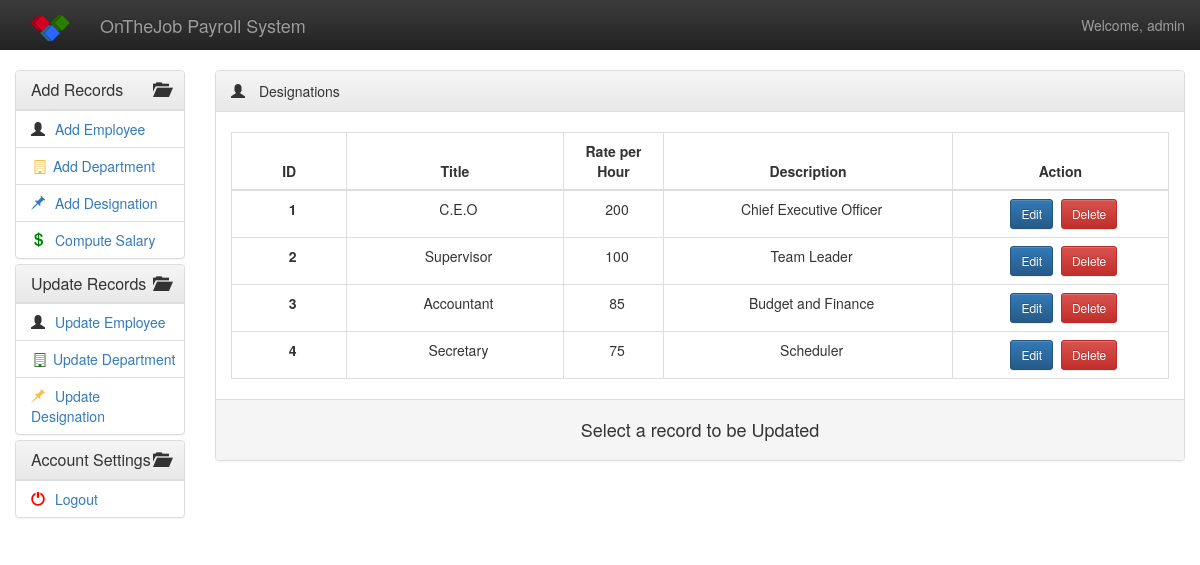
The app's page /designation.php (signed in) with its own data.
### tables this page shows
CREATE TABLE `designation` (
  `jobid` int(11) NOT NULL AUTO_INCREMENT,
  `jobtitle` varchar(255) DEFAULT NULL,
  `jobrate` varchar(255) DEFAULT NULL,
  `jobdesc` varchar(255) DEFAULT NULL,
  PRIMARY KEY (`jobid`),
  UNIQUE KEY `jobtitle` (`jobtitle`)
);

### designation.php (the view, shortened to what this page needs)
<?php
if ($_SESSION['username']) {
?>
<!DOCTYPE html>
<html>
	<head>
			<link rel="stylesheet" href="res/css/bootstrap.min.css">
			<link rel="stylesheet" href="res/css/bootstrap-theme.min.css">
			<link rel="stylesheet" href="res/css/panel-pos.css">
			<link rel="stylesheet" href="res/css/font-awesome.min.css">
			<link rel="stylesheet" href="res/css/custom.css">
	</head>
	<body>
		<nav class="nav navbar-inverse navbar-fixed-top">
			<div class="container-fluid">
				<div class="navbar-header">
					<a class="navbar-brand" href="#" title="Home">
						<img style="max-width: 40px;" src="res/Logo.png">
					</a>
					<a class="navbar-brand" href="home.php">OnTheJob Payroll System</a>
				</div>
				<div class="container-fluid">
					<p class="navbar-text navbar-right">Welcome, <?php echo $_SESSION['username']; ?></p>
				</div>
				<?php
					} else {
						die('Access Denied.<br>Please Log in <a href="/system">here</a>.');
					}
				?>
			</div>
		</nav>
		<div class="container-fluid">
			<div class="row">
				<div class="col-md-2">
					<div class="panel-group" id="accordion">
						<div class="panel panel-default">
							<div class="panel-heading">
								<h4 class="panel-title">
									<a class="accordion-toggle" data-toggle="collapse" data-parent="#accordion1" href="#dshCollapse">
										Add Records
									</a>
								</h4>
							</div>
							<div id="dshCollapse" class="panel-collapse collapse in">
								<div class="panel-body">
									<table class="table">
										<tr>
											<td>
												<span class="glyphicon glyphicon-user"></span><a href="addEmp.php">Add Employee</a>
											</td>
										</tr>
										<tr>
											<td>
												<span class="fa fa-building-o fa-fw"  style="color:#F9BF3D"></span><a href="addDept.php"> Add Department</a>
											</td>
										</tr>
										<tr>
											<td>
												<span class="glyphicon glyphicon-pushpin text-primary" ></span><a href="addDesig.php">Add Designation</a>
											</td>
										</tr>
										<tr>
											<td>
												<span class="glyphicon glyphicon-usd" style="color:green"></span><a href="computeSalary.php">Compute Salary</a>
											</td>
										</tr>
									</table>
								</div>
							</div>
						</div>
						<div class="panel panel-default">
							<div class="panel-heading">
								<h4 class="panel-title">
									<a class="accordion-toggle" id="li-toggle" data-toggle="collapse" data-parent="#accordion2" href="#liCollapse">
										Update Records
									</a>
								</h4>
							</div>
							<div id="liCollapse" class="panel-collapse collapse in">
								<div class="panel-body">
									<table class="table">
										<tr>
											<td>
												<span class="glyphicon glyphicon-user"></span><a href="employee.php">Update Employee</a>
											</td>
										</tr>
										<tr>
											<td>
												<span class="fa fa-building-o fa-fw text-success"></span><a href="department.php"> Update Department</a>
											</td>
										</tr>
										<tr>
											<td>
												<span class="glyphicon glyphicon-pushpin text-warning" style="color:#F9BF3D"></span><a href="designation.php">Update Designation</a>
											</td>
										</tr>
									</table>
								</div>
							</div>
						</div>
						<div class="panel panel-default">
							<div class="panel-heading">
								<h4 class="panel-title">
									<a class="accordion-toggle" id="last-toggle" data-toggle="collapse" data-parent="#accordion3" href="#lastCollapse">
										Account Settings
									</a>
								</h4>
							</div>
							<div id="lastCollapse" class="panel-collapse collapse in">
								<div class="panel-body">
									<table class="table">
										<tr>
											<td>
												<span class="glyphicon glyphicon-off" style="color:red"></span><?php echo '<a href="logout.php ">Logout</a>'; ?>
											</td>
										</tr>
									</table>
								</div>
							</div>
						</div>
					</div>
				</div>
				<div class="col-md-10">
					<div class="panel panel-default">
						<div class="panel-heading">
							<span class="glyphicon glyphicon-user"></span> Designations
						</div>
						<div class="panel-body">
							<form method="POST" action="etits.php">
								<div class="container-fluid">
									<div class="table-responsive">
										<table class="table table-bordered table-hover">
											<thead>
												<th width="8%"><center>ID</center></th>
												<th width="15%"><center>Title</center></th>
												<th width="7%"><center>Rate per Hour</center></th>
												<th width="20%"><center>Description</center></th>
												<th width="15%"><center>Action</center></th>
											</thead>
											<tbody>
												<?php
												$qDesig = mysql_query("SELECT * FROM designation");
												while($result = mysql_fetch_array($qDesig)){
													$jobid = $result['jobid'];
													$jobtitle = $result['jobtitle'];
													$jobrate = $result['jobrate'];
													$jobdesc = $result['jobdesc'];
													echo '<tr>
													          <td><center><b>'.$jobid.'</b></center></td>
													          <td><center>'.$jobtitle.'</center></td>
													          <td><center>'.$jobrate.'</center></td>
													          <td><center>'.$jobdesc.'</center></td>
													          <td><center><a class="btn btn-primary btn-sm" href="javascript:window.open(\'updDesig.php?id='.$jobid.'\', \'updDesig\',\'fullscreen=1, menubar=0\')" target="updDesig">Edit</a>&nbsp&nbsp<a href="javascript:window.open(\'delDesig.php?id='.$jobid.'\', \'delDesig\',\'fullscreen=1, menubar=0\')" target="delDesig" class="btn btn-danger btn-sm">Delete</a></center></td>
													      </tr>';
												}
												?>
											</tbody><br>
										</table><br>
									</div>
								</div>
							</form>
						</div>
						<div class="panel-footer clearfix">
							<h4><center>Select a record to be Updated</center></h4>
				    	</div>
					</div>
				</div>
			</div>
		</div>
	</body>
</html>

### res/css/panel-pos.css (style rules this page uses)
.glyphicon { margin-right: 10px; }
.panel-body { padding: 0px; }
.panel-body table tr td { padding-left: 15px; }
.panel-body .table { margin-bottom: 0px; }

### res/css/custom.css (style rules this page uses)
body { padding-top: 70px; }
.panel-heading .accordion-toggle:after { font-family: 'Glyphicons Halflings'; content: "\e118"; float: right; color: inherit; }

### records on screen
designation: jobid "1", jobtitle "C.E.O", jobrate "200", jobdesc "Chief Executive Officer"
designation: jobid "2", jobtitle "Supervisor", jobrate "100", jobdesc "Team Leader"
designation: jobid "3", jobtitle "Accountant", jobrate "85", jobdesc "Budget and Finance"
designation: jobid "4", jobtitle "Secretary", jobrate "75", jobdesc "Scheduler"

### other values on screen
$_SESSION['username'] "admin"
